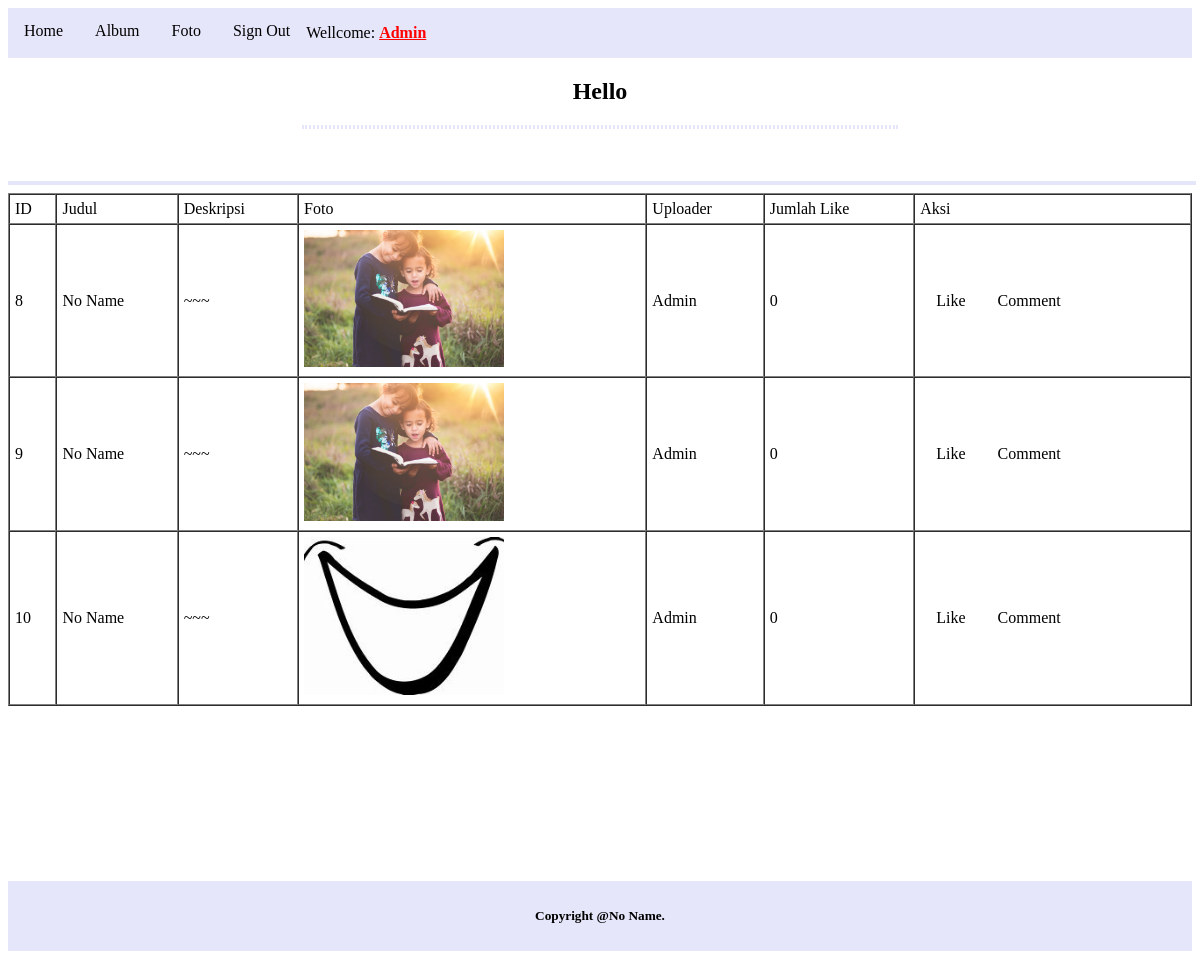
Screenshot of / (signed in) with the database file from the repository.
### tables this page shows
CREATE TABLE `foto` (
  `FotoID` int(11) NOT NULL,
  `JudulFoto` varchar(255) NOT NULL,
  `DeskripsiFoto` text NOT NULL,
  `TanggalUnggah` date NOT NULL,
  `LokasiFile` varchar(255) NOT NULL,
  `AlbumID` int(11) NOT NULL,
  `UserID` int(11) NOT NULL
);

CREATE TABLE `user` (
  `UserID` int(11) NOT NULL,
  `Username` varchar(255) NOT NULL,
  `Password` varchar(255) NOT NULL,
  `Email` varchar(255) NOT NULL,
  `NamaLengkap` varchar(255) NOT NULL,
  `Alamat` text NOT NULL
);

### index.php (the view, shortened to what this page needs)
<!DOCTYPE html>
<html lang="en">
<head>
    <link rel="stylesheet" href="style.css">
</head>
<body>
    <?php
        if(!isset($_SESSION['UserID'])) {
    ?>
        <header>
            <nav>
                <a href="register.php">Sign Up</a>
                <a href="login.php">Sign In</a>
            </nav>
        </header>
    <?php
        }else{
    ?>
        <header>
            <nav>
                <a href="index.php">Home</a>
                <a href="album.php">Album</a>
                <a href="foto.php">Foto</a>
                <a href="logout.php">Sign Out</a>
                <p>Wellcome: <b style="text-decoration: underline; color: red;"><?=$_SESSION['NamaLengkap']?></b></p>
            </nav>
        </header>
    <?php
        }
    ?>
        <marquee behavior="" direction="right">
            <center><h2>Hello</h2></center>
            <hr style="width: 50%; border: 2px dotted lavender">
        </marquee>
        <br><br>
        <hr  style="width: 100%; border: 2px solid lavender">
        <table width="100%" border="1" cellpadding="5" cellspacing="0">
            <tr>
                <td>ID</td>
                <td>Judul</td>
                <td>Deskripsi</td>
                <td>Foto</td>
                <td>Uploader</td>
                <td>Jumlah Like</td>
                <td>Aksi</td>
            </tr>
            <?php
                include "koneksi.php";
                $sql=mysqli_query($conn, "SELECT * FROM foto,user WHERE foto.UserID=user.UserID");
                while($data=mysqli_fetch_array($sql)) {
            ?>
                <tr>
                    <td><?=$data['FotoID']?></td>
                    <td><?=$data['JudulFoto']?></td>
                    <td><?=$data['DeskripsiFoto']?></td>
                    <td>
                        <img src="gambar/<?=$data['LokasiFile']?>" width="200px">
                    </td>
                    <td><?=$data['NamaLengkap']?></td>
                    <td>
                        <?php
                            $FotoID=$data['FotoID'];
                            $sql2=mysqli_query($conn, "SELECT * FROM likefoto WHERE FotoID='$FotoID'");
                            echo mysqli_num_rows($sql2);
                        ?>
                    </td>
                    <td>
                        <a href="like.php?FotoID=<?=$data['FotoID']?>">Like</a>
                        <a href="komentar.php?FotoID=<?=$data['FotoID']?>">Comment</a>
                    </td>
                </tr>
            <?php
                }
            ?>
        </table>
        <div class="footer">
            <div class="copyright">
                <h5>Copyright @No Name.</h5>
            </div>
        </div>
</body>
</html>

### style.css (style rules this page uses)
nav { list-style: none; margin: 0; padding: 0; overflow: hidden; background-color: lavender; }
a { float: left; display: block; color: black; text-align: center; padding: 14px 16px; text-decoration: none; }

### index.php (style rules this page uses)
.footer { margin-top: 175px; padding: 5px; background-color: lavender; text-align: center; }

### rows the page displays
foto: FotoID "8", JudulFoto "No Name", DeskripsiFoto "~~~", LokasiFile (picture), UserID.NamaLengkap "Admin", mysqli_num_rows($sql2) "0"
foto: FotoID "9", JudulFoto "No Name", DeskripsiFoto "~~~", LokasiFile (picture), UserID.NamaLengkap "Admin", mysqli_num_rows($sql2) "0"
foto: FotoID "10", JudulFoto "No Name", DeskripsiFoto "~~~", LokasiFile (picture), UserID.NamaLengkap "Admin", mysqli_num_rows($sql2) "0"

### other values shown
$_SESSION['NamaLengkap'] "Admin"
